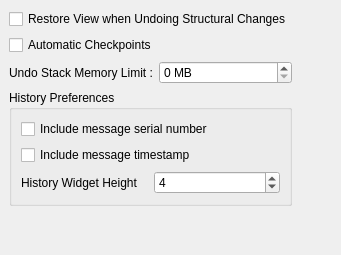
     <widget class="QWidget" name="TabPage" >
      <attribute name="title" >
       <string>Undo</string>
      </attribute>
      <layout class="QGridLayout" >
       <property name="margin" >
        <number>9</number>
       </property>
       <property name="spacing" >
        <number>6</number>
       </property>
       <item row="0" column="0" >
        <layout class="QHBoxLayout" >
         <property name="margin" >
          <number>0</number>
         </property>
         <property name="spacing" >
          <number>6</number>
         </property>
         <item>
          <layout class="QVBoxLayout" >
           <property name="margin" >
            <number>0</number>
           </property>
           <property name="spacing" >
            <number>6</number>
           </property>
           <item>
            <layout class="QVBoxLayout" >
             <property name="margin" >
              <number>0</number>
             </property>
             <property name="spacing" >
              <number>6</number>
             </property>
             <item>
              <widget class="QCheckBox" name="undo_restore_view_checkbox" >
               <property name="toolTip" >
                <string>Undo will switch to the view saved with each structural change.</string>
               </property>
               <property name="text" >
                <string>Restore View when Undoing Structural Changes</string>
               </property>
              </widget>
             </item>
             <item>
              <widget class="QCheckBox" name="undo_automatic_checkpoints_checkbox" >
               <property name="toolTip" >
                <string>Specify Automatic or Manual Checkpoints at program startup.</string>
               </property>
               <property name="text" >
                <string>Automatic Checkpoints</string>
               </property>
              </widget>
             </item>
             <item>
              <layout class="QHBoxLayout" >
               <property name="margin" >
                <number>0</number>
               </property>
               <property name="spacing" >
                <number>6</number>
               </property>
               <item>
                <widget class="QLabel" name="undo_stack_memory_limit_label" >
                 <property name="text" >
                  <string>Undo Stack Memory Limit :</string>
                 </property>
                </widget>
               </item>
               <item>
                <widget class="QSpinBox" name="undo_stack_memory_limit_spinbox" >
                 <property name="suffix" >
                  <string> MB</string>
                 </property>
                 <property name="maximum" >
                  <number>99999</number>
                 </property>
                </widget>
               </item>
              </layout>
             </item>
             <item>
              <widget class="QGroupBox" name="groupBox17" >
               <property name="title" >
                <string>History Preferences</string>
               </property>
               <layout class="QGridLayout" >
                <property name="margin" >
                 <number>9</number>
                </property>
                <property name="spacing" >
                 <number>6</number>
                </property>
                <item row="2" column="1" >
                 <widget class="QSpinBox" name="historyHeight_spinbox" >
                  <property name="toolTip" >
                   <string>Adjust the height of history widget</string>
                  </property>
                  <property name="maximum" >
                   <number>20</number>
                  </property>
                  <property name="value" >
                   <number>4</number>
                  </property>
                 </widget>
                </item>
                <item row="0" column="0" colspan="2" >
                 <widget class="QCheckBox" name="msg_serial_number_checkbox" >
                  <property name="text" >
                   <string>Include message serial number</string>
                  </property>
                 </widget>
                </item>
                <item row="1" column="0" colspan="2" >
                 <widget class="QCheckBox" name="msg_timestamp_checkbox" >
                  <property name="text" >
                   <string>Include message timestamp</string>
                  </property>
                 </widget>
                </item>
                <item row="2" column="0" >
                 <widget class="QLabel" name="history_widget_height_lbl" >
                  <property name="text" >
                   <string>History Widget Height</string>
                  </property>
                  <property name="buddy" >
                   <cstring>historyHeight_spinbox</cstring>
                  </property>
                 </widget>
                </item>
               </layout>
              </widget>
             </item>
            </layout>
           </item>
           <item>
            <spacer>
             <property name="orientation" >
              <enum>Qt::Vertical</enum>
             </property>
             <property name="sizeHint" >
              <size>
               <width>20</width>
               <height>40</height>
              </size>
             </property>
            </spacer>
           </item>
          </layout>
         </item>
         <item>
          <spacer>
           <property name="orientation" >
            <enum>Qt::Horizontal</enum>
           </property>
           <property name="sizeHint" >
            <size>
             <width>40</width>
             <height>20</height>
            </size>
           </property>
          </spacer>
         </item>
        </layout>
       </item>
      </layout>
     </widget>
